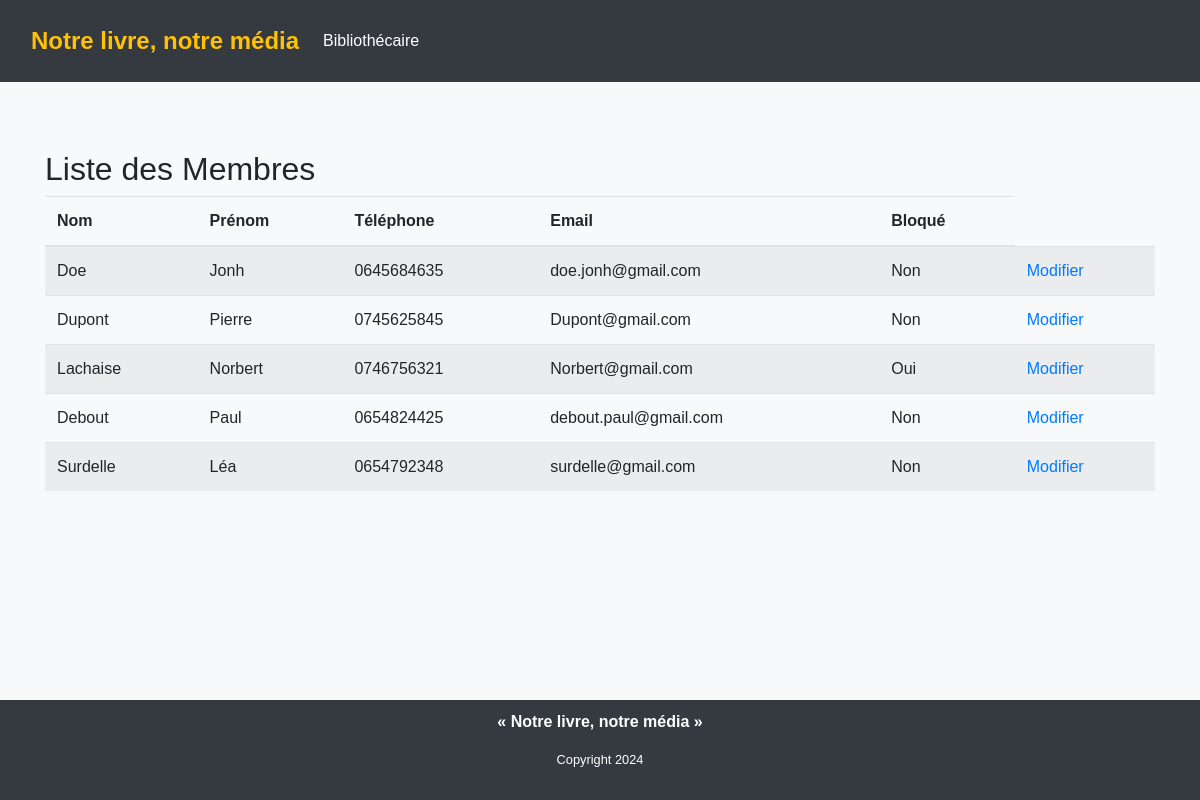
The app's page /bibliothecaire/accueil/liste_membres/, older data.
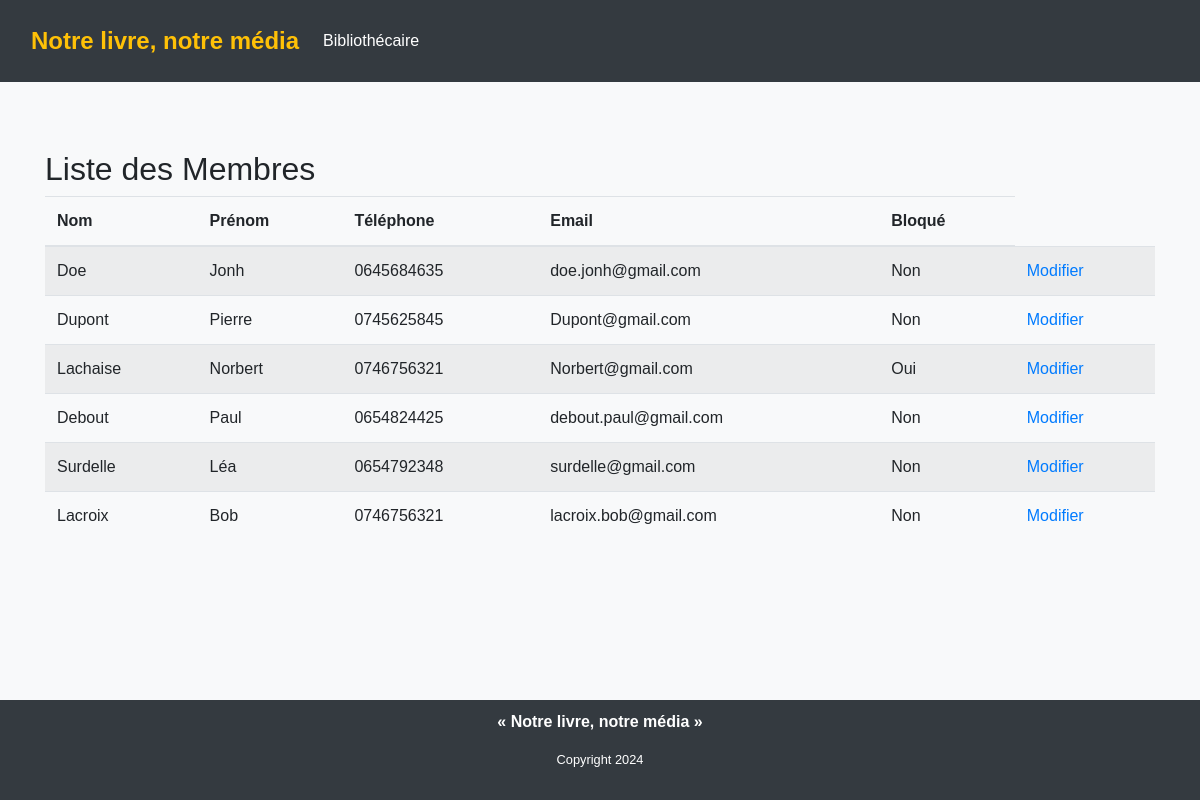
The same page, newer data.
### bibliothecaire/models.py (models this page shows, shortened)
class Membre(models.Model):
    nom = models.CharField(max_length=100)
    prenom = models.CharField(max_length=100, default='DefaultPrenom')
    phone = models.CharField(max_length=10, default='0746764646')  # Ajoutez une valeur par défaut ici
    email = models.EmailField(default='example@example.com')
    bloque = models.BooleanField(default=False)

### bibliothecaire/views.py (the view)
# urls.py: path('accueil/liste_membres/', views.membre_list, name='liste_membres'),
def membre_list(request):
    membres = Membre.objects.all()
    return render(request, 'liste_membres.html', {'membres': membres})

### bibliothecaire/templates/liste_membres.html
{% extends "base.html" %}
{% block content %}
<div class="container mt-5">
    <h2>Liste des Membres</h2>
    <table class="table table-striped">
        <thead>
            <tr>
                <th>Nom</th>
                <th>Prénom</th>
                <th>Téléphone</th>
                <th>Email</th>
                <th>Bloqué</th>
            </tr>
        </thead>
        <tbody>
            {% for membre in membres %}
            <tr>
                <td>{{ membre.nom }}</td>
                <td>{{ membre.prenom }}</td>
                <td>{{ membre.phone }}</td>
                <td>{{ membre.email }}</td>
                <td>{{ membre.bloque|yesno:"Oui,Non" }}</td>
                <td><a href="{% url 'modifier_membre' membre.pk %}">Modifier</a></td>
            </tr>
            {% endfor %}
        </tbody>
    </table>
</div>
{% endblock %}

### templates/base.html (shortened to what this page needs)
{% load static%}
<!DOCTYPE html>
<html lang="fr">
  <head>
    <link
      href="https://cdn.jsdelivr.net/npm/bootstrap@4.5.2/dist/css/bootstrap.min.css"
      rel="stylesheet"
    />
    <link rel="stylesheet" type="text/css" href="{% static 'base.css' %}">
  </head>
<body>
  <header>
    <nav class="navbar navbar-expand-lg bg-body-tertiary">
      <div class="container-fluid">
        <a class="navbar-brand title" href="/">Notre livre, notre média</a>
        <div class="collapse navbar-collapse" id="navbarNav">
          <ul class="navbar-nav">
            <ul class="navbar-nav">
              <li class="nav-item">
                <a class="nav-link" href="{% url 'accueil' %}">Bibliothécaire</a>
              </li>
          </ul>
        </div>
      </div>
    </nav>
  </header>
  <main>
    {% block content %}{% endblock %}
  </main>
  <footer>
    <strong>
      <p class="">« Notre livre, notre média »</p>
        <small>
          <p class="">Copyright 2024 </p>
        </small>
      </strong>
  </footer>
</body>
</html>

### static/base.css (style rules this page uses)
body { font-family: Arial, sans-serif; background-color: #f8f9fa; margin: 0; padding: 0; display: grid; grid-template-rows: auto 1fr auto; height: 100%; }
header { background-color: #343a40; color: white; padding: 10px 0; }
.navbar-brand { font-size: 1.5em; font-weight: bold; }
.title { color: #ffc107 !important; }
.nav-link { color: white !important; }
main { padding: 20px; min-height: calc(100vh - 182px); }
footer { background-color: #343a40; color: white; text-align: center; padding: 10px 0; width: 100%; bottom: 0; height: 100px; position: relative; text-align: center; }

Row changes from the older to the newer data that the page shows:
added Membre: nom "Lacroix", prenom "Bob", phone "0746756321", email "lacroix.bob@gmail.com", bloque "Non"
